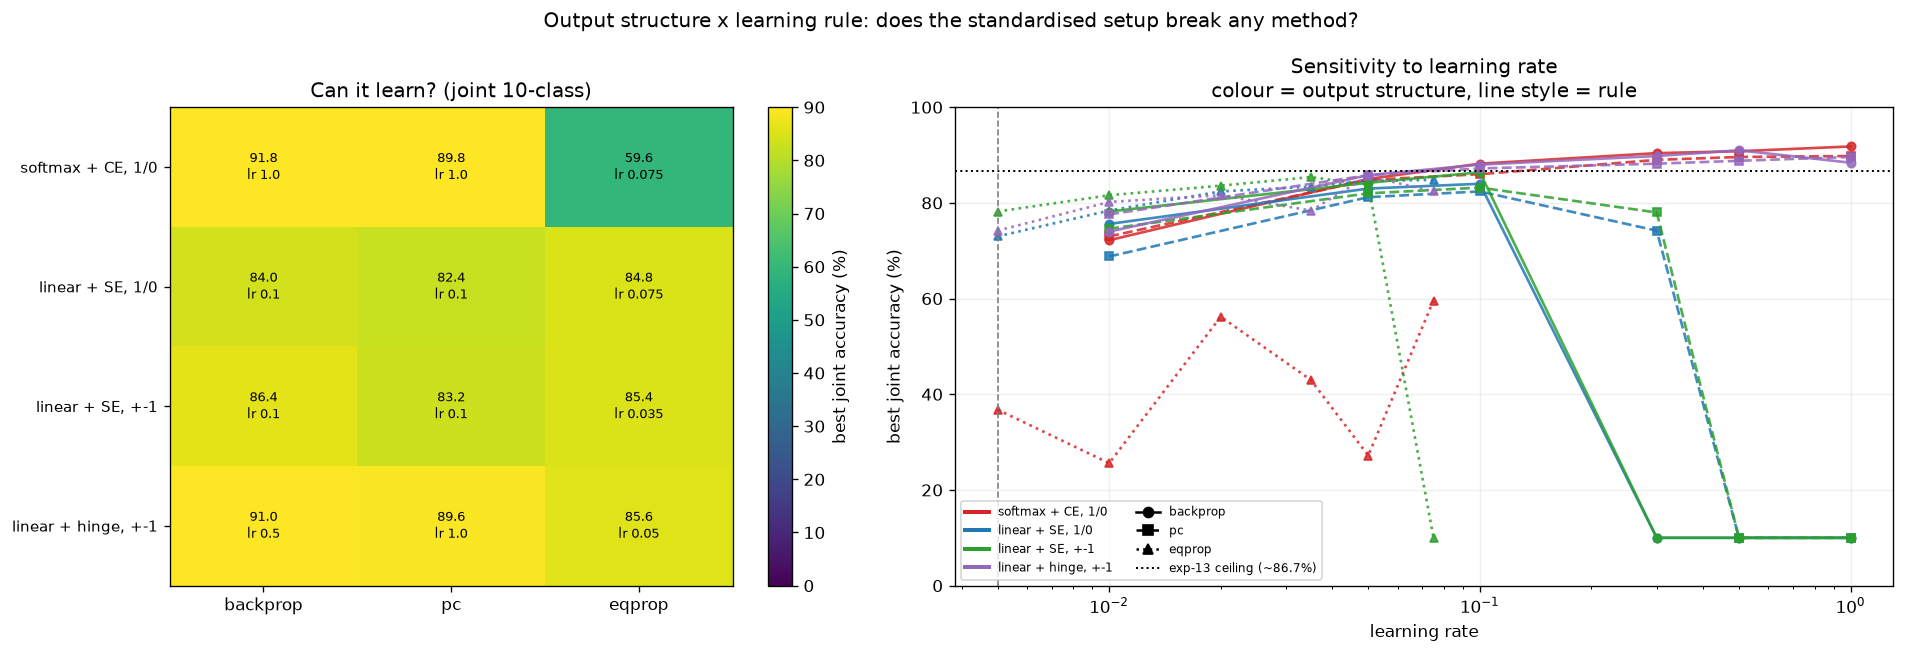

The script that saved this image:
"""24_output_structure_can_it_learn

ONE QUESTION
    For each combination of learning rule and output structure, does the network learn at all,
    and at what learning rate and ceiling?

    JOINT training only -- all ten classes at once, no continual learning. This is the safety
    gate before any forgetting result involving these combinations can be interpreted, and it
    is where the "did we break a method by standardising it" worry gets settled once.

WHY THIS EXISTS
    We are standardising every method onto one architecture and one output structure so that a
    method difference is a method difference. But standardising can silently cripple a method:
      * Predictive coding's energy IS squared prediction error. Handing it a cross-entropy
        output error makes it a hybrid -- relaxation with a non-Gaussian output -- not
        canonical predictive coding. It may still work; Pinchetti et al. (2022) treat this
        properly. Worth knowing empirically.
      * Equilibrium propagation's output units are free variables with a self-decay term, so in
        the free phase they settle to some natural magnitude. If that magnitude is around 0.1
        and we now demand a target of 1.0, the loss will drive large weights, tanh saturates,
        f'(h) collapses, and the nudge can no longer reach the hidden layer. We would have
        broken it while believing we had standardised it. The script measures the free-phase
        output scale BEFORE training, so this is checked rather than assumed.

TEST
    3 rules x 4 output structures x a learning-rate grid, joint 10-class MNIST 14x14.

      rules             backprop, predictive coding, equilibrium propagation
      output structures softmax + cross-entropy, one-hot 1/0
                        linear + squared error,   one-hot 1/0        <- the proposed standard
                        linear + squared error,   +-1
                        linear + hinge,           +-1                <- EqProp's old default
      architecture      IDENTICAL everywhere: 196 -> 64 -> 10, tanh on the way out, biases on

    Per cell: best accuracy within the budget, and the learning rate that achieved it. Every
    cell also reports a saturation fraction and, for equilibrium propagation, the free-phase
    output magnitude.

PROJECT DECISIONS THIS SETTLES
    1. Whether the proposed standard (squared error, one-hot 1/0) is safe for all three rules.
       If any rule cannot learn under it, the standard changes -- better to find out now.
    2. The per-rule learning rate for every later experiment. Exp 14 tried this and failed
       because its target accuracy of 90% was above the 10-class ceiling of ~87%; the target
       here is set from exp 13 at 0.75 and the ceiling is reported rather than assumed.
    3. Whether biases are harmless for predictive coding and equilibrium propagation. This is
       the gate on the bias decision.

EXPECTED
    * Backprop learns under all four; best under softmax + cross-entropy.
    * Predictive coding learns well under both squared-error codings, and comparably or a
      little worse under cross-entropy. Roughly matches backprop.
    * Equilibrium propagation learns best under hinge +-1 (what it was designed around) and
      squared error +-1, and WORSE under one-hot 1/0 -- because the 1/0 target is asymmetric
      relative to the free-phase equilibrium, which sits near zero.
    * Best learning rates cluster around 0.05 for backprop and predictive coding, and 0.05-0.1
      for equilibrium propagation -- an order of magnitude above the 0.005 used in
      experiments 11, 12 and 15, which is the confound that made it look worst.

WHAT THAT WOULD DEMONSTRATE
    That the choice of output structure is a substantive design decision with a measurable
    cost per rule, not a formality; and that the reported ordering of methods in earlier work
    was partly a statement about hyperparameters rather than about credit assignment.

IF IT COMES OUT DIFFERENTLY
    EqProp fails under one-hot 1/0 at every learning rate
        -> keep +-1 for EqProp and report the asymmetry honestly as an intrinsic constraint of
           a Hopfield-style energy, rather than pretending the comparison is fully matched.
           The comparison then varies the label coding for one method, and that must be stated.
    Predictive coding fails under cross-entropy
        -> fine, and expected on theoretical grounds. It just means the softmax arm of
           experiment 25 is backprop-only.
    Everything works everywhere
        -> the output structure matters less than the analysis in the knowledge base suggests,
           and section 4.5 needs weakening. Note it explicitly.

FIGURE
    24_output_structure_can_it_learn.png
    Heatmap grid: rows = output structure, columns = learning rule, cell = best joint accuracy,
    annotated with the learning rate that achieved it. A second panel shows accuracy against
    learning rate, so the shape of each rule's sensitivity is visible rather than just its peak.
"""
import sys, time
from pathlib import Path
ROOT = Path(__file__).resolve().parent.parent
sys.path.insert(0, str(ROOT))

import numpy as np
import torch
import matplotlib.pyplot as plt

from src.data import load_mnist, class_indices, make_eval_set
from src.model import Arch, Objective, init_params
from src.methods import build_method
from src.runner import run_joint
from src.probes import saturation
from src.eqprop import eqprop_free_output_scale

# ============================ constants ============================
DEVICE   = "cuda" if torch.cuda.is_available() else "cpu"
DATA_DIR = ROOT / "data"
FIG      = Path(__file__).resolve().with_suffix(".png")
IMG_SIZE = 14
SEED     = 0

CLASSES    = list(range(10))
MAX_ITERS  = 600
BATCH      = 32
EVAL_EVERY = 20
EVAL_PER_CLASS = 50

ARCH = Arch(in_dim=IMG_SIZE * IMG_SIZE, hidden=64, out_dim=10,
            act="tanh", bias=True, init="scaled_normal")

STRUCTURES = {
    "softmax + CE, 1/0":   Objective(loss="ce",    target="onehot"),
    "linear + SE, 1/0":    Objective(loss="mse",   target="onehot"),   # proposed standard
    "linear + SE, +-1":    Objective(loss="mse",   target="pm1"),
    "linear + hinge, +-1": Objective(loss="hinge", target="pm1"),      # EqProp's old default
}
# Grids widened after the first run. Reasons, from that run:
#   * backprop and pc PEAKED AT THE EDGE (lr 0.3) under softmax+CE and under hinge, so the
#     true optimum was outside the grid. Extended to 0.5 and 1.0.
#   * under squared error they DIVERGED at 0.3 (accuracy fell to 10%, i.e. one-class collapse),
#     so the extra points there are wasted but harmless -- divergence is itself a reportable
#     property of the objective and worth having on the curve.
#   * eqprop peaked at 0.05 and collapsed to 10% at 0.1 everywhere except softmax. The grid is
#     refined between those two rather than extended past them.
LRS = {
    "backprop": [0.01, 0.05, 0.1, 0.3, 0.5, 1.0],
    "pc":       [0.01, 0.05, 0.1, 0.3, 0.5, 1.0],
    "eqprop":   [0.005, 0.01, 0.02, 0.035, 0.05, 0.075],
}
RULES = list(LRS)
EQP_KW = dict(beta=0.1, dt=0.3, max_steps=300, settle_patience=20)   # beta 0.1, not 0.3:
# the numpy mirror measured ~42% gradient-estimator error at beta=0.3 and ~27% at 0.1.
PC_KW = dict(dt=0.1, steps=50)
# ==================================================================

train, test = load_mnist(size=IMG_SIZE, root=str(DATA_DIR))
cidx = class_indices(train)
eval_x, eval_y = make_eval_set(test, CLASSES, EVAL_PER_CLASS, DEVICE)

best = np.full((len(STRUCTURES), len(RULES)), np.nan)
best_lr = np.empty((len(STRUCTURES), len(RULES)), dtype=object)
sweep = {}
notes = []
t0 = time.time()

# ---- pre-flight: EqProp free-phase output magnitude (the safety gate) --------------
p0 = init_params(ARCH, seed=SEED, device=DEVICE).requires_grad_(True)
scale = eqprop_free_output_scale(eval_x[:64], p0, ARCH, dt=0.3, max_steps=300,
                                 settle_patience=20, device=DEVICE)
print(f"EqProp free-phase output magnitude at init: mean|y| = {scale['mean_abs']:.3f}, "
      f"max|y| = {scale['max_abs']:.3f}")
print("  -> if mean|y| is far below 1.0, a one-hot 1/0 target is asking the network to move a")
print("     long way and saturation is the risk to watch in the 1/0 rows.\n")

for i, (sname, obj) in enumerate(STRUCTURES.items()):
    for j, rule in enumerate(RULES):
        accs = []
        for lr in LRS[rule]:
            kw = dict(EQP_KW) if rule == "eqprop" else (dict(PC_KW) if rule == "pc" else {})
            handle = {}
            step_fn, predict = build_method(rule, in_dim=ARCH.in_dim, hidden=ARCH.hidden,
                                            out_dim=ARCH.out_dim, arch=ARCH, obj=obj, lr=lr,
                                            seed=SEED, device=DEVICE, handle=handle, **kw)
            s, a = run_joint(step_fn, predict, CLASSES, train, cidx, eval_x, eval_y,
                             max_iters=MAX_ITERS, batch=BATCH, eval_every=EVAL_EVERY,
                             device=DEVICE, data_seed=SEED)
            sat = saturation(handle["features"], eval_x[:200])
            accs.append(a.max() if a.size else np.nan)
            print(f"  {sname:<21}{rule:>9} lr {lr:<6} best {a.max()*100 if a.size else 0:5.1f}%"
                  f"  saturated {sat*100:4.1f}%  ({time.time()-t0:5.0f}s)")
            if sat > 0.5:
                notes.append(f"{sname} / {rule} / lr={lr}: {sat*100:.0f}% of hidden units saturated")
        sweep[(sname, rule)] = np.array(accs, dtype=float)
        k = int(np.nanargmax(sweep[(sname, rule)]))
        best[i, j] = sweep[(sname, rule)][k]
        best_lr[i, j] = LRS[rule][k]

# ------------------------------- table -------------------------------
print("\n" + "=" * 92)
print(f"BEST JOINT 10-CLASS ACCURACY (%) within {MAX_ITERS} updates, with the winning lr")
print(f"{'output structure':<23}" + "".join(f"{r:>21}" for r in RULES))
for i, sname in enumerate(STRUCTURES):
    print(f"{sname:<23}" + "".join(
        f"{best[i, j]*100:>12.1f} (lr {best_lr[i, j]})" for j in range(len(RULES))))
print(f"\nreference: exp 13 gives the converged 10-class ceiling at hidden=64 as ~86.7%")
if notes:
    print("\nSATURATION WARNINGS (f'(h) -> 0, the nudge/error cannot reach the hidden layer):")
    for n in notes:
        print("  " + n)

print("\nDECISIONS TO TAKE FROM THIS TABLE")
print("  1. the standard output structure = the row where all three rules are closest to the")
print("     86.7% ceiling. If that is not 'linear + SE, 1/0', change the standard.")
print("  2. the per-rule learning rate for experiments 25 onward = the winning lr in that row.")
print("  3. if eqprop's winning lr is far above 0.005, every earlier eqprop result is void.")

# ------------------------------- figure -------------------------------
fig, axes = plt.subplots(1, 2, figsize=(16, 5.5),
                         gridspec_kw={"width_ratios": [1.05, 1.4]})
im = axes[0].imshow(best * 100, cmap="viridis", aspect="auto", vmin=0, vmax=90)
fig.colorbar(im, ax=axes[0], label="best joint accuracy (%)")
axes[0].set_xticks(range(len(RULES))); axes[0].set_xticklabels(RULES)
axes[0].set_yticks(range(len(STRUCTURES))); axes[0].set_yticklabels(list(STRUCTURES), fontsize=9)
for i in range(len(STRUCTURES)):
    for j in range(len(RULES)):
        v = best[i, j] * 100
        axes[0].text(j, i, f"{v:.1f}\nlr {best_lr[i, j]}", ha="center", va="center",
                     fontsize=8, color="white" if v < 45 else "black")
axes[0].set_title("Can it learn? (joint 10-class)")

# Legend fix: the first version labelled only the backprop series, so a low-scoring eqprop
# curve looked as though it contradicted the heatmap. Colour = output structure, LINE STYLE =
# rule, and both are now in the legend.
LS = {"backprop": "-", "pc": "--", "eqprop": ":"}
MK = {"backprop": "o", "pc": "s", "eqprop": "^"}
COL = {k: c for k, c in zip(STRUCTURES, ["tab:red", "tab:blue", "tab:green", "tab:purple"])}
for sname in STRUCTURES:
    for rule in RULES:
        axes[1].plot(LRS[rule], sweep[(sname, rule)] * 100, marker=MK[rule], ls=LS[rule],
                     color=COL[sname], lw=1.6, ms=5, alpha=0.85)
from matplotlib.lines import Line2D
handles = ([Line2D([], [], color=COL[s], lw=2.4, label=s) for s in STRUCTURES]
           + [Line2D([], [], color="k", ls=LS[r], marker=MK[r], label=r) for r in RULES])
axes[1].axhline(86.7, color="k", ls=":", lw=1.2)
axes[1].axvline(0.005, color="gray", ls="--", lw=1.0)
axes[1].set_xscale("log"); axes[1].set_xlabel("learning rate")
axes[1].set_ylabel("best joint accuracy (%)"); axes[1].set_ylim(0, 100)
axes[1].grid(alpha=0.2)
handles += [Line2D([], [], color="k", ls=":", lw=1.2, label="exp-13 ceiling (~86.7%)")]
axes[1].legend(handles=handles, fontsize=7, ncol=2, loc="lower left")
axes[1].set_title("Sensitivity to learning rate\ncolour = output structure, line style = rule")
fig.suptitle("Output structure x learning rule: does the standardised setup break any method?")
fig.tight_layout(); fig.savefig(FIG, dpi=120, bbox_inches="tight")
print(f"\nsaved {FIG.name}")
np.savez(FIG.with_suffix(".npz"), best=best,
         best_lr=np.array([[str(x) for x in row] for row in best_lr]),
         structures=list(STRUCTURES), rules=RULES)
